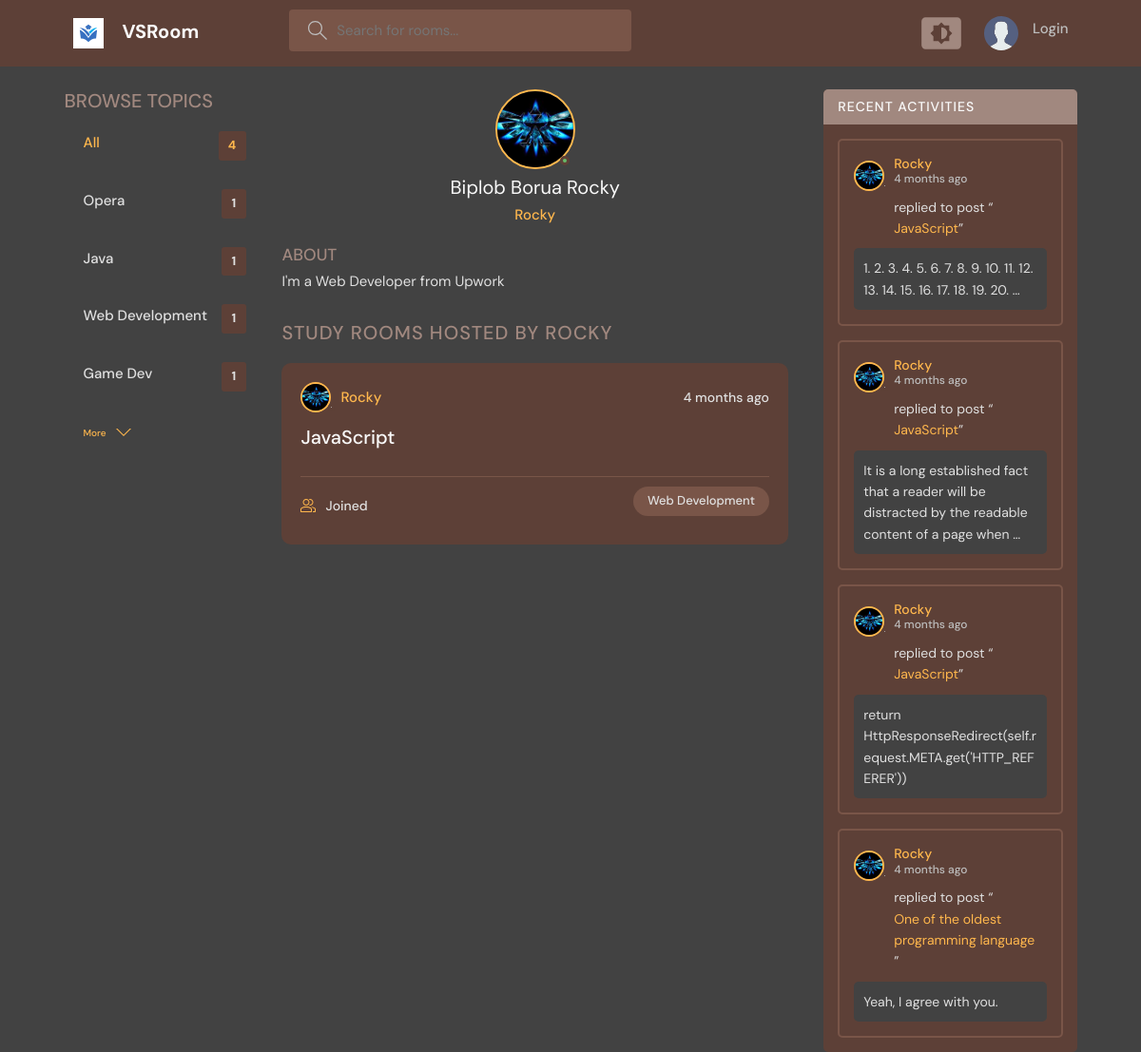
/profile/2/, run on an earlier commit of the app's database.
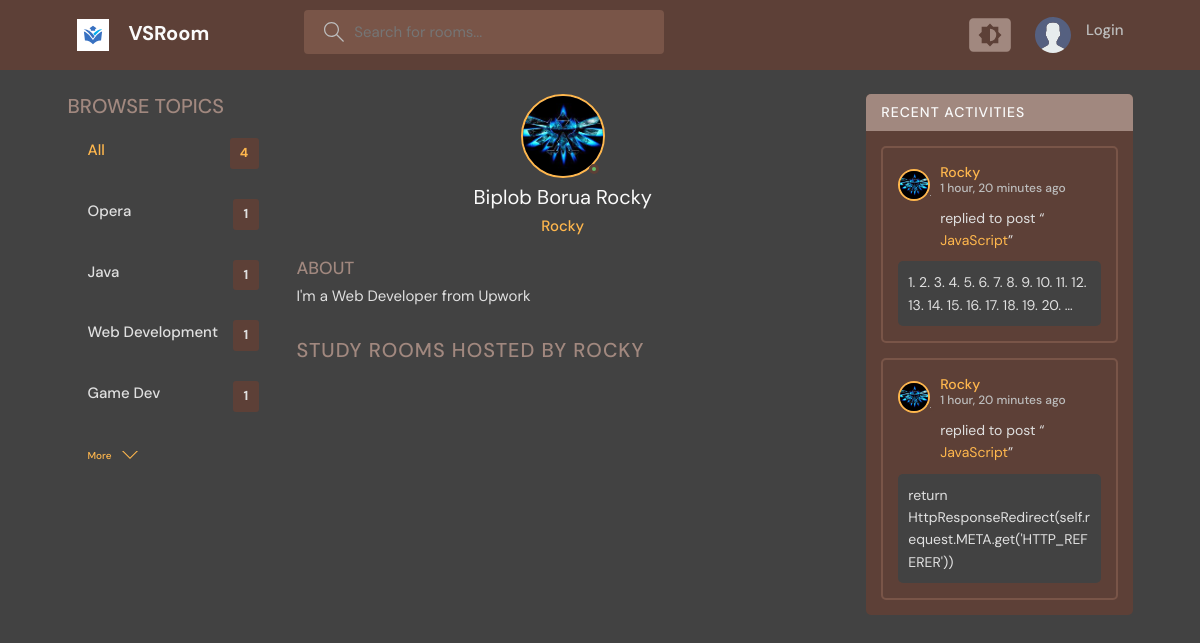
And on a later commit of the database.
### base/models.py (models this page shows, shortened)
class Topic(models.Model):
    name = models.CharField(max_length=200)

class User(AbstractUser):
    name = models.CharField(max_length=200, null=True)
    email = models.EmailField(unique=True ,null=True)
    bio = models.TextField(null=True)
    avatar = models.ImageField(null=True, default="avatar.svg")
    USERNAME_FIELD = 'email'
    REQUIRED_FIELDS = []

class Room(models.Model):
    host = models.ForeignKey(User, on_delete=models.SET_NULL, null=True)
    topic = models.ForeignKey(Topic, on_delete=models.SET_NULL, null=True)
    name = models.CharField(max_length=200)
    description = models.TextField(null=True, blank=True)
    participants = models.ManyToManyField(User, related_name='participants', blank=True)
    updated = models.DateTimeField(auto_now=True)
    created = models.DateTimeField(auto_now_add=True)
    class Meta:
        ordering = ['-updated', '-created']
    def __str__(self):
        return str(self.name)

class Message(models.Model):
    user = models.ForeignKey(User, on_delete=models.CASCADE)
    room = models.ForeignKey(Room, on_delete=models.CASCADE)
    body = models.TextField()
    updated = models.DateTimeField(auto_now=True)
    created = models.DateTimeField(auto_now_add=True)
    class Meta:
        ordering = ['-updated', '-created']

### base/views.py (the view)
# urls.py: path('profile/<str:pk>/', views.userProfile, name='user-profile'),
def userProfile(request, pk):
    user = User.objects.get(id=pk)
    rooms = user.room_set.all()
    messages = user.message_set.all()
    topics = Topic.objects.all()[:4]
    return render(request, 'base/profile.html', {'user' : user, 'rooms' : rooms, 'messages' : messages, 'topics' : topics})

### base/templates/base/profile.html (shortened to what this page needs)
{% extends 'base/main.html' %}
{% block text %}
<main class="profile-page layout layout--3">
  <div class="container">
    {% include 'base/topic_component.html' %}
    <div class="roomList">
      <div class="profile">
        <div class="profile__avatar">
          <div class="avatar avatar--large active">
            <img src="{{ user.avatar.url|default:'/static/Images/avatar.svg' }}" />
          </div>
        </div>
        <div class="profile__info">
          <h3>{{user.name}}</h3>
          <p>{{user.username}}</p>
        </div>
        <div class="profile__about">
          <h3>About</h3>
          <p>
            {{user.bio}}
          </p>
        </div>
      </div>
      <div class="roomList__header">
        <div>
          <h2>Study Rooms Hosted by {{user.username}}
          </h2>
        </div>
      </div>
      {% include 'base/room_component.html' %}
    </div>
    {% include 'base/activity_component.html' %}
  </div>
</main>
{% endblock text %}

### base/templates/base/main.html (shortened to what this page needs)
<!DOCTYPE html>
{% load static %}
<html lang="en">
<head>
  <link href="https://cdn.jsdelivr.net/npm/bootstrap@5.3.3/dist/css/bootstrap.min.css" rel="stylesheet"
>
  <link rel="stylesheet" href="{% static 'styles/style.css' %}" />
</head>
<body>
  {% include 'base/nav.html' %}
  {% block text %}
  {% endblock %}
</body>
</html>

### base/templates/base/nav.html (shortened to what this page needs)
{% load static %}
<header class="header header--loggedIn">
  <div class="container">
    <a href="{% url 'home' %}" class="header__logo">
      <img src="{% static 'Images/logoVSRoom.svg' %}" />
      <h1>VSRoom</h1>
    </a>
    <form class="header__search" method="GET" action="{% url 'home' %}">
      <label>
        <input name="q" placeholder="Search for rooms..." />
      </label>
    </form>
    <nav class="header__menu">
      <div class="dropdown-container">
        <div class="color-theme-menu">
        </div>
      </div>
      {% if request.user.is_authenticated %}
      <div class="header__user">
        <a href="{% url 'user-profile' request.user.id %}">
          <div class="avatar avatar--medium active">
            <img src="{{request.user.avatar.url}}" />
          </div>
          <p>{{request.user.name}}<span>{{request.user.username}}</span></p>
        </a>
        <button class="dropdown-button">
          <svg version="1.1" xmlns="http://www.w3.org/2000/svg" width="32" height="32" viewBox="0 0 32 32">
            <title>chevron-down</title>
            <path d="M16 21l-13-13h-3l16 16 16-16h-3l-13 13z"></path>
          </svg>
        </button>
      </div>
      {% else %}
      <a href="{% url 'login' %}">
        <img src="{% static 'Images/avatar.svg' %}" />
        <p>Login</p>
      </a>
      {% endif %}
    </nav>
  </div>
</header>

### base/templates/base/topic_component.html
<div class="topics">
    <div class="topics__header">
        <h2>Browse Topics</h2>
    </div>
    <ul class="topics__list">
        <li>
            <a href="{% url 'home' %}" class="active">All <span>{{topics.count}}</span></a>
        </li>
        {% for topic in topics %}
        <li>
            <a href="{% url 'home' %}?q={{topic.name}}">{{topic.name}}<span>{{topic.room_set.all.count}}</span></a>
        </li>
        {% endfor %}
        <a class="btn btn--link" href="{% url 'topics' %}">
            More
            <svg version="1.1" xmlns="http://www.w3.org/2000/svg" width="32" height="32" viewBox="0 0 32 32">
                <title>chevron-down</title>
                <path d="M16 21l-13-13h-3l16 16 16-16h-3l-13 13z"></path>
            </svg>
        </a>
    </ul>
</div>

### base/templates/base/room_component.html (shortened to what this page needs)
{% for room in rooms %}
<div class="roomListRoom">
    <div class="roomListRoom__header">
      <a href="{% url 'user-profile' room.host.id %}" class="roomListRoom__author">
        <div class="avatar avatar--small">
          <img src="{{room.host.avatar.url}}" />
        </div>
        <span>{{room.host.username}}</span>
      </a>
      <div class="roomListRoom__actions">
        <span>{{room.created | timesince}} ago</span>
      </div>
    </div>
    <div class="roomListRoom__content">
      <a href="{% url 'room' room.id %}">{{room.name}}</a>
    </div>
    <div class="roomListRoom__meta">
      <a href="{% url 'room' room.id %}" class="roomListRoom__joined">
        {{room.participant.all.count}} Joined
      </a>
      <p class="roomListRoom__topic">{{room.topic.name}}</p>
    </div>
  </div>
{% endfor %}

### base/templates/base/activity_component.html (shortened to what this page needs)
<div class="activities">
    <div class="activities__header">
      <h2>Recent Activities</h2>
    </div>
    {% for message in messages %}
    <div class="activities__box">
      <div class="activities__boxHeader roomListRoom__header">
        <a href="{% url 'user-profile' message.user.id %}" class="roomListRoom__author">
          <div class="avatar avatar--small">
            <img src="{{message.user.avatar.url}}" />
          </div>
          <p>
            {{message.user.username}}
            <span>{{message.created | timesince}} ago </span>
          </p>
        </a>
      </div>
      <div class="activities__boxContent">
        <p>replied to post “<a href="{% url 'room' message.room.id %}">{{message.room}}</a>”</p>
        <div class="activities__boxRoomContent">
            {{message.body| truncatewords:20}}
        </div>
      </div>
    </div>
    {% endfor %}
  </div>

What changed in the data, as far as the page shows it:
removed Room: host.avatar (picture), host.username "Rocky", created "4 months", name "JavaScript", topic.name "Web Development"
removed Message: user.avatar (picture), user.username "Rocky", created "4 months", room "JavaScript", body "1. 2. 3. 4. 5. 6. 7. 8. 9. 10. 11. 12. 13. 14. 15. 16. 17. 18. 19. 20. …"
removed Message: user.avatar (picture), user.username "Rocky", created "4 months", room "JavaScript", body "It is a long established fact that a reader will be distracted by the readable content of a page when …"
removed Message: user.avatar (picture), user.username "Rocky", created "4 months", room "JavaScript", body "return HttpResponseRedirect(self.request.META.get('HTTP_REFERER'))"
removed Message: user.avatar (picture), user.username "Rocky", created "4 months", room "One of the oldest programming language", body "Yeah, I agree with you."
added Message: user.avatar (picture), user.username "Rocky", created "1 hour, 20 minutes", room "JavaScript", body "1. 2. 3. 4. 5. 6. 7. 8. 9. 10. 11. 12. 13. 14. 15. 16. 17. 18. 19. 20. …"
added Message: user.avatar (picture), user.username "Rocky", created "1 hour, 20 minutes", room "JavaScript", body "return HttpResponseRedirect(self.request.META.get('HTTP_REFERER'))"
